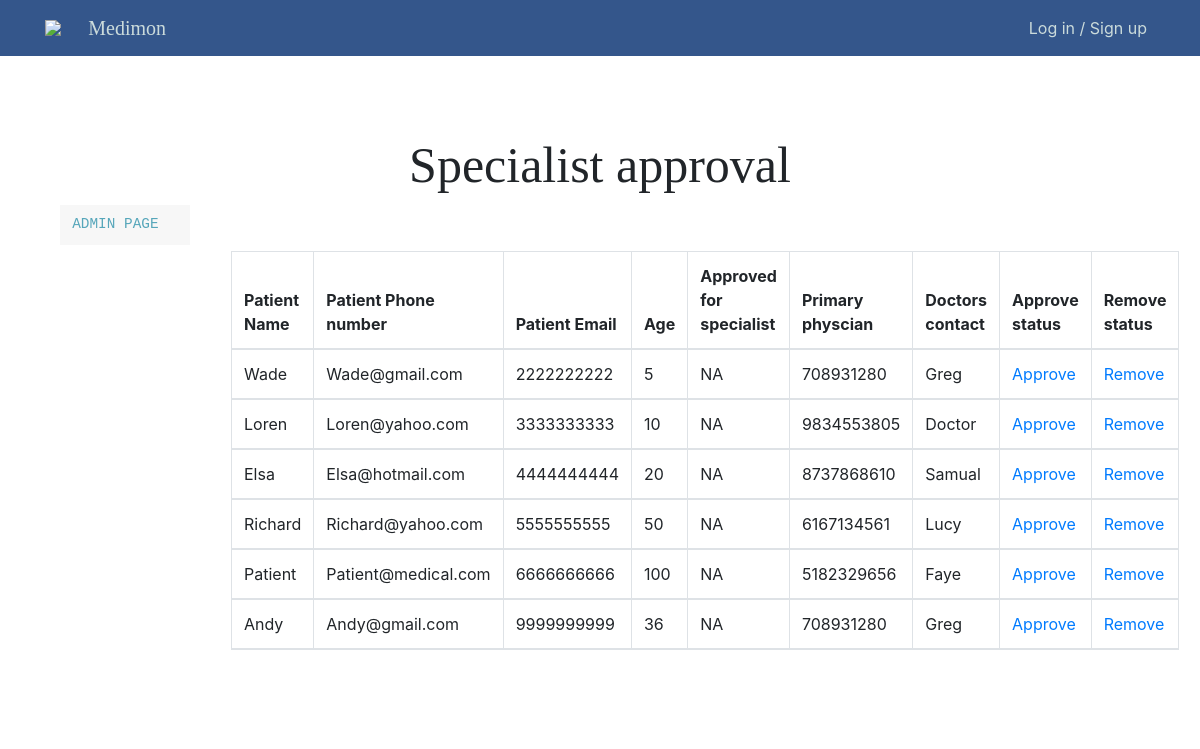
Screenshot of /adminPages/SpecialistApproval.php with the database file from the repository.
### tables this page shows
CREATE TABLE PATIENT (
    Patient_id           INT AUTO_INCREMENT,
    Primary_physician_id INT,
    Specialist_approved  BOOLEAN,
    Specialist_check VARCHAR(8) NOT NULL DEFAULT "NA",
    Name                 VARCHAR(20) NOT NULL,
    Password             VARCHAR(255) NOT NULL,
    Phone_number         CHAR(10) UNIQUE NOT NULL,
    Email                VARCHAR(254) UNIQUE,
    Age                  INT,
    Medical_allergy      BOOLEAN NOT NULL DEFAULT false,
    Medical_Al_Description VARCHAR(100),
    PRIMARY KEY (Patient_id),
    FOREIGN KEY (Primary_physician_id) REFERENCES DOCTOR(Doctor_id) ON DELETE SET NULL
);

CREATE TABLE DOCTOR (
    Doctor_id      INT AUTO_INCREMENT,
    Office_id      INT,
    Speciality     VARCHAR(30),
    Name           VARCHAR(20),
    Password       VARCHAR(255) NOT NULL,
    Phone_number   CHAR(10) UNIQUE,
    PRIMARY KEY (Doctor_id),
    FOREIGN KEY (Office_id) REFERENCES OFFICE(Office_id) ON DELETE SET NULL
);

### adminPages/SpecialistApproval.php (the view, shortened to what this page needs)
<?php
require_once "../php/config.php";
$sql = "SELECT PData.Name as P_Name, PData.Email as P_Email, PData.Phone_Number as P_Phone_Num, PData.Age as P_Age, PData.Patient_id as P_id, PData.Specialist_check as P_SpesCheck, DData.Name as Doctor_name,
         DData.Phone_Number as D_Phone_Num FROM PATIENT AS PData LEFT JOIN DOCTOR AS DData ON PData.Primary_physician_id = DData.Doctor_id; ";
$result = mysqli_query($db, $sql);
$PtableResult = "";
if ($result->num_rows > 0) {
  while($row = $result-> fetch_assoc()) {
    $PtableResult .= "<tr>". "<td>" . $row["P_Name"] . "</td><td>"  . $row["P_Email"] . "</td><td>" . $row["P_Phone_Num"] . "</td><td>" .  $row["P_Age"] . "</td><td>"
                    . $row["P_SpesCheck"] . "</td><td>" . $row["D_Phone_Num"] . "</td><td>" . $row["Doctor_name"] . "</td>". "</td><td>
                    <a href='../adminPages/SpecialistApproval.php?approve_Pid=" . $row["P_id"]  . "'>Approve</a> </td>" . "</td><td> <a href='../adminPages/SpecialistApproval.php?remove_Pid=" . $row["P_id"] . "'>Remove</a>
                                         </td>" .  "</tr>";
  }
}
?>
<!doctype html>
<html lang="en">
<head>
  <link rel="stylesheet" href="../css/style.css">
  <link rel="stylesheet" href="https://stackpath.bootstrapcdn.com/bootstrap/4.3.1/css/bootstrap.min.css"
>
</head>
<nav class="floating-menu">
        <a href="adminPage.php">
            <div>
                Admin Page
            </div>
        </a>
</nav>
<?php include_once("../php/header.php"); ?>
<section id = "Admin user">
<div class="main-container">
    <div class="main-wrap">
      <div class="text-center" id="Admin-header">Specialist approval</div>
      <div class="container-fluid">
        <div class="row justify-content-center my-5">
          <div class="col-12">
            <table class="table table-bordered">
              <thead class="thead">
                <tr>
                  <th scope="col">Patient Name</th>
                  <th scope="col">Patient Phone number</th>
                  <th scope="col">Patient Email</th>
                  <th scope="col">Age</th>
                  <th scope="col">Approved for specialist</th>
                  <th scope="col">Primary physcian</th>
                  <th scope="col">Doctors contact</th>
                  <th scope="col">Approve status</th>
                  <th scope="col">Remove status</th>
                </tr>
                <?php echo $PtableResult;?>
              </thead>
            </table>
          </div>
        </div>
      </div>
      </section>
</body>
</html>

### css/style.css (style rules this page uses)
html { height: 100%; }
.main-container { width:100%; display:flex; flex-direction:column; align-items:center; margin-top: 21px; margin-top: 21px; height: 150%; }
.main-container .main-wrap { width:768px; margin-top: 30px; }
.main-container { background-color: #ffffff; height: 700px; }
#Admin-header { margin-top: 10%; margin-bottom: 20px; font-family:Cambria, Cochin, Georgia, Times, 'Times New Roman', serif; font: bold; font-size: 50px; }
* { padding: 0px; margin: 0px; box-sizing: border-box; }
table { width: 600px; }
.floating-menu { top:25%; left:5%; font-family: sans-serif; background: rgb(247, 247, 247); padding: 5px;; width: 130px; z-index: 100; position: fixed; font-family: "Lucida Console", "Courier New", monospace; }
.floating-menu a, .floating-menu h3 { font-size: 0.9em; display: block; margin: 0 0.5em; color: white; font-family: "Lucida Console", "Courier New", monospace; }
.floating-menu { display: flex; flex-direction: column; align-items: start; list-style-type: none; font-family: "Lucida Console", "Courier New", monospace; }
.floating-menu a { position: relative; display: block; padding: 4px 0; font-family: Lato, sans-serif; color: #56a6ba; text-decoration: none; text-transform: uppercase; transition: 0.5s; font-family: "Lucida Console", "Courier New", monospace; }
.floating-menu ::after { position: absolute; content: ""; top: 100%; left: 0; width: 100%; height: 3px; background: #3498db; transform: scaleX(0); transform-origin: right; transition: transform 0.5s; font-family: "Lucida Console", "Courier New", monospace; }

### rows the page displays
patient: Name "Wade", Email "Wade@gmail.com", Phone_number "2222222222", Age "5", Specialist_check "NA", Primary_physician.Phone_number "708931280", Primary_physician.Name "Greg"
patient: Name "Loren", Email "Loren@yahoo.com", Phone_number "3333333333", Age "10", Specialist_check "NA", Primary_physician.Phone_number "9834553805", Primary_physician.Name "Doctor"
patient: Name "Elsa", Email "Elsa@hotmail.com", Phone_number "4444444444", Age "20", Specialist_check "NA", Primary_physician.Phone_number "8737868610", Primary_physician.Name "Samual"
patient: Name "Richard", Email "Richard@yahoo.com", Phone_number "5555555555", Age "50", Specialist_check "NA", Primary_physician.Phone_number "6167134561", Primary_physician.Name "Lucy"
patient: Name "Patient", Email "Patient@medical.com", Phone_number "6666666666", Age "100", Specialist_check "NA", Primary_physician.Phone_number "5182329656", Primary_physician.Name "Faye"
patient: Name "Andy", Email "Andy@gmail.com", Phone_number "9999999999", Age "36", Specialist_check "NA", Primary_physician.Phone_number "708931280", Primary_physician.Name "Greg"
